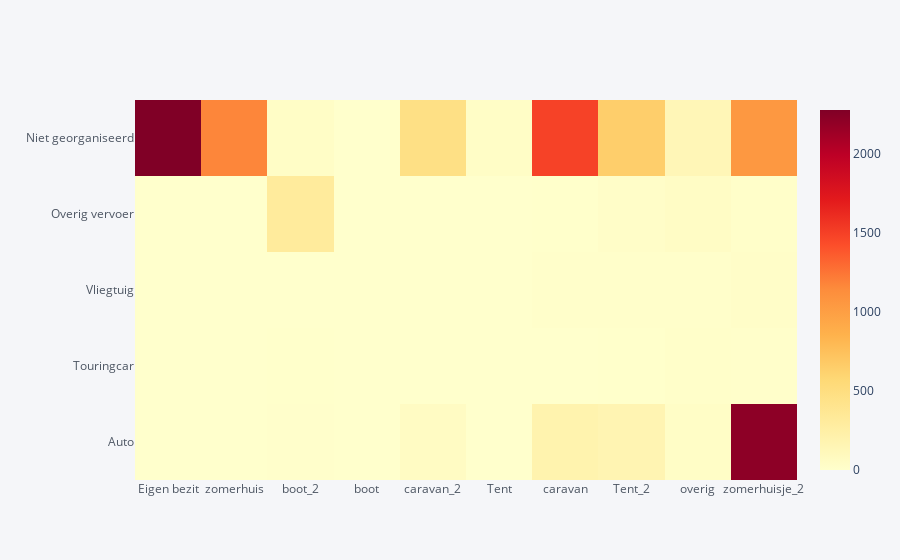

Notebook code for this chart:
### Code cell
vliegen_low_10_activity[['Auto','Touringcar','Vliegtuig','Overig vervoer','Niet georganiseerd']].iplot(kind='heatmap', 
           colorscale='YlOrRd')

### Figure 1 — Plotly figure (JSON) as saved in the notebook; plotly's stock layout.template omitted (floating-point values rounded to 4 significant figures)
{"data": [{"colorscale": [[0, "rgb(255,255,204)"], [0.125, "rgb(255,237,160)"], [0.25, "rgb(254,217,118)"], [0.375, "rgb(254,178,76)"], [0.5, "rgb(253,141,60)"], [0.625, "rgb(252,78,42)"], [0.75, "rgb(227,26,28)"], [0.875, "rgb(189,0,38)"], [1, "rgb(128,0,38)"]], "type": "heatmap", "x": ["Eigen bezit", "zomerhuis", "boot_2", "boot", "caravan_2", "Tent", "caravan", "Tent_2", "overig", "zomerhuisje_2"], "y": ["Auto", "Touringcar", "Vliegtuig", "Overig vervoer", "Niet georganiseerd"], "z": [[0, 1, 8, 0, 60, 0, 193, 170, 36, 2218], [0, 0, 5, 0, 2, 0, 2, 6, 21, 12], [0, 0, 0, 0, 0, 0, 10, 11, 13, 26], [0, 0, 315, 0, 0, 0, 4, 29, 46, 21], [2277, 1172, 36, 2, 467, 37, 1490, 647, 139, 1057]], "zmax": 2277, "zmin": 0}], "layout": {"legend": {"bgcolor": "#F5F6F9", "font": {"color": "#4D5663"}}, "paper_bgcolor": "#F5F6F9", "plot_bgcolor": "#F5F6F9", "title": {"font": {"color": "#4D5663"}}, "xaxis": {"gridcolor": "#E1E5ED", "showgrid": true, "tickfont": {"color": "#4D5663"}, "title": {"font": {"color": "#4D5663"}, "text": ""}, "zerolinecolor": "#E1E5ED"}, "yaxis": {"gridcolor": "#E1E5ED", "showgrid": true, "tickfont": {"color": "#4D5663"}, "title": {"font": {"color": "#4D5663"}, "text": ""}, "zerolinecolor": "#E1E5ED"}}}
